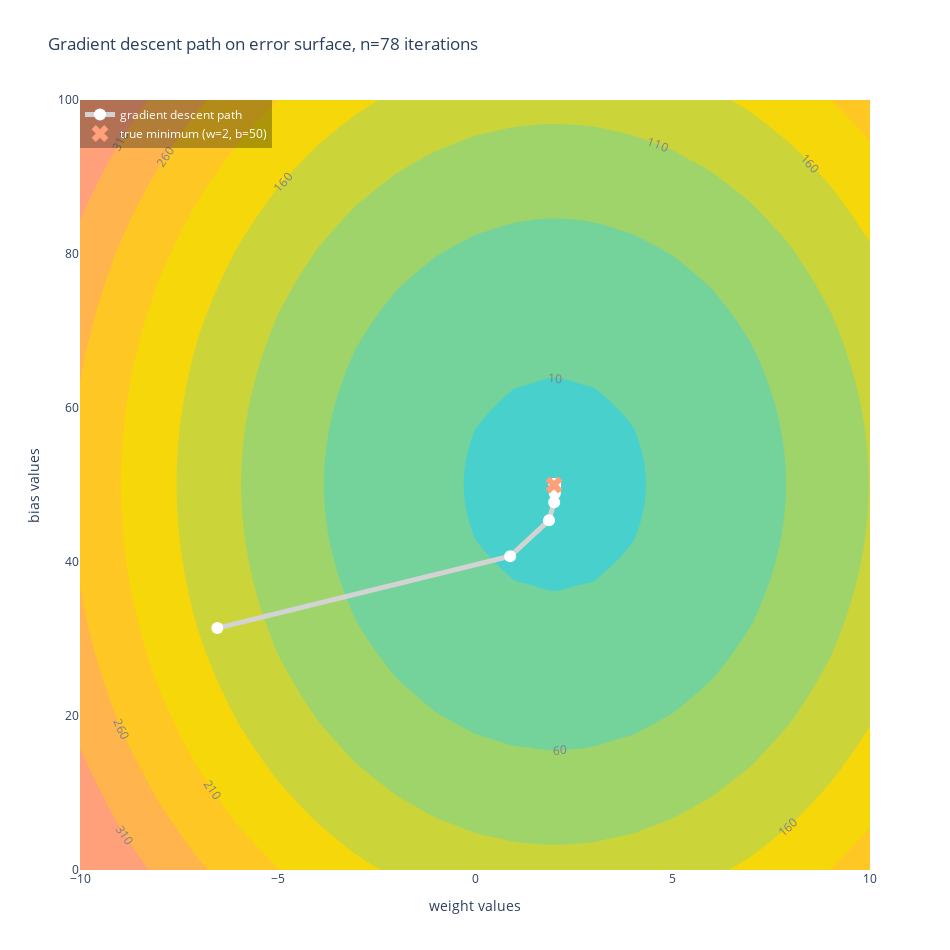

Here is the notebook cell this chart was saved with:
### Markdown cell above
## Plot error "landscape"

### Code cell
b_path, w_path, num_iter = grad(xx, yy, 1e-4)

loss_title = f'Gradient descent path on error surface, n={num_iter} iterations'

loss_trace = go.Contour(
    x=ww, y=bb, z=Z,
    contours=dict(
        showlabels=True,
        labelfont=dict(
            size=12,
            color='gray'
        ),
        start=10, size=50, end=310
    ),
    colorscale=[
        [0.0, 'mediumturquoise'],
        [0.6, 'gold'],
        [1.0, 'lightsalmon']
    ],
    showscale=False,
    line_width=0
)

path_trace = go.Scatter(
    x=w_path, y=b_path,
    name='gradient descent path',
    mode='lines+markers',
    marker_size=12,
    marker_color='white',
    line_width=5,
    line_color='lightgray',
)

true_min_trace = go.Scatter(
    x=[2], y=[50],
    name='true minimum (w=2, b=50)',
    mode='markers',
    marker_size=15,
    marker_color='lightsalmon',
    marker_symbol='x'
)

fig = go.Figure(
    data=[loss_trace, path_trace, true_min_trace],
    layout=go.Layout(
        width=950, height=950,
        title=loss_title,
        xaxis_title='weight values',
        yaxis_title='bias values',
        legend_x=0, legend_y=1,
        legend_bgcolor='rgba(0,0,0,0.3)',
        legend_font_color='white'
    )
)

fig.show()

### Figure 1 — Plotly figure (JSON) as saved in the notebook; plotly's stock layout.template omitted (floating-point values rounded to 4 significant figures; data arrays with more than 128 entries replaced by an {"elided": "..."} marker saying what was removed)
{"data": [{"colorscale": [[0, "mediumturquoise"], [0.6, "gold"], [1, "lightsalmon"]], "contours": {"end": 310, "labelfont": {"color": "gray", "size": 12}, "showlabels": true, "size": 50, "start": 10}, "line": {"width": 0}, "showscale": false, "type": "contour", "x": [-10, -9, -8, -7, -6, -5, -4, -3, -2, -1, 0, 1, 2, 3, 4, 5, 6, 7, 8, 9, 10], "y": [0, 1, 2, 3, 4, 5, 6, 7, 8, 9, 10, 11, 12, 13, 14, 15, 16, 17, 18, 19, 20, 21, 22, 23, 24, 25, 26, 27, 28, 29, 30, 31, 32, 33, 34, 35, 36, 37, 38, 39, 40, 41, 42, 43, 44, 45, 46, 47, 48, 49, 50, 51, 52, 53, 54, 55, 56, 57, 58, 59, 60, 61, 62, 63, 64, 65, 66, 67, 68, 69, 70, 71, 72, 73, 74, 75, 76, 77, 78, 79, 80, 81, 82, 83, 84, 85, 86, 87, 88, 89, 90, 91, 92, 93, 94, 95, 96, 97, 98, 99, 100], "z": {"elided": "101x21 float values"}}, {"line": {"color": "lightgray", "width": 5}, "marker": {"color": "white", "size": 12}, "mode": "lines+markers", "name": "gradient descent path", "type": "scatter", "x": [-6.523, 0.89, 1.873, 2.004, 2.021, 2.023, 2.024, 2.024, 2.024, 2.024, 2.024, 2.024, 2.024, 2.024, 2.024, 2.024, 2.024, 2.024, 2.024, 2.024, 2.024, 2.024, 2.024, 2.024, 2.024, 2.024, 2.024, 2.024, 2.024, 2.024, 2.024, 2.024, 2.024, 2.024, 2.024, 2.024, 2.024, 2.024, 2.024, 2.024, 2.024, 2.024, 2.024, 2.024, 2.024, 2.024, 2.024, 2.024, 2.024, 2.024, 2.024, 2.024, 2.024, 2.024, 2.024, 2.024, 2.024, 2.024, 2.024, 2.024, 2.024, 2.024, 2.024, 2.024, 2.024, 2.024, 2.024, 2.024, 2.024, 2.024, 2.024, 2.024, 2.024, 2.024, 2.024, 2.024, 2.024, 2.024, 2.024, 2.024], "y": [31.42, 40.75, 45.42, 47.75, 48.92, 49.5, 49.79, 49.94, 50.01, 50.05, 50.07, 50.08, 50.08, 50.08, 50.08, 50.08, 50.08, 50.08, 50.08, 50.08, 50.08, 50.08, 50.08, 50.08, 50.08, 50.08, 50.08, 50.08, 50.08, 50.08, 50.08, 50.08, 50.08, 50.08, 50.08, 50.08, 50.08, 50.08, 50.08, 50.08, 50.08, 50.08, 50.08, 50.08, 50.08, 50.08, 50.08, 50.08, 50.08, 50.08, 50.08, 50.08, 50.08, 50.08, 50.08, 50.08, 50.08, 50.08, 50.08, 50.08, 50.08, 50.08, 50.08, 50.08, 50.08, 50.08, 50.08, 50.08, 50.08, 50.08, 50.08, 50.08, 50.08, 50.08, 50.08, 50.08, 50.08, 50.08, 50.08, 50.08]}, {"marker": {"color": "lightsalmon", "size": 15, "symbol": "x"}, "mode": "markers", "name": "true minimum (w=2, b=50)", "type": "scatter", "x": [2], "y": [50]}], "layout": {"height": 950, "legend": {"bgcolor": "rgba(0,0,0,0.3)", "font": {"color": "white"}, "x": 0, "y": 1}, "title": {"text": "Gradient descent path on error surface, n=78 iterations"}, "width": 950, "xaxis": {"title": {"text": "weight values"}}, "yaxis": {"title": {"text": "bias values"}}}}
